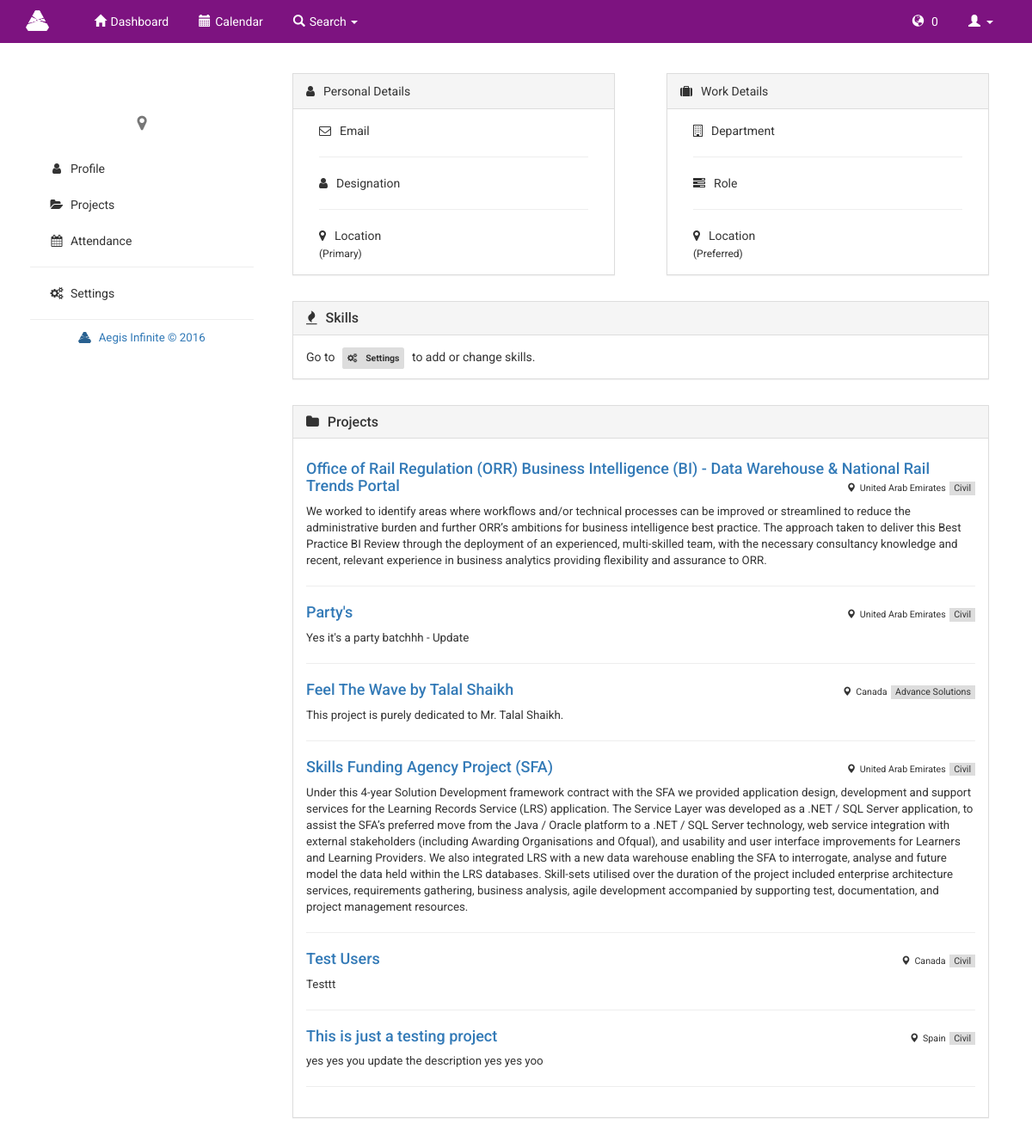
/index.php/employee, run on the app's committed database.
### tables this page shows
CREATE TABLE `projects` (
  `projectID` int(11) NOT NULL,
  `title` varchar(255) NOT NULL,
  `description` text NOT NULL,
  `startDate` date DEFAULT NULL,
  `endDate` date DEFAULT NULL,
  `projectType` varchar(255) NOT NULL,
  `projLocation` varchar(255) NOT NULL,
  `budget` float(15,2) NOT NULL,
  `completion` enum('Ongoing','Completed') NOT NULL
);

### application/controllers/employee.php (called while the page is built, shortened)
<?php
class employee extends CI_Controller {
    function __construct() {
        $this->load->helper(array('url', 'form', 'file'));
        $this->load->library(array('form_validation', 'session'));
        $this->load->database();
        $this->load->model(array('emp_model', 'admin_model'));
    }
    function index() {
        $this->profile();
    }
    function profile() {
        $id = $this->session->userdata('userID');
        $username = $this->session->userdata('username');
        $data['userID'] = $id;
        $data['username'] = $username;
        $data['email'] = $this->session->userdata('email');
        $data['fname'] = $this->session->userdata('fname');
        $data['lname'] = $this->session->userdata('lname');
        $data['role'] = $this->session->userdata('role');
        $data['sector'] = $this->session->userdata('sector');
        $data['location'] = $this->session->userdata('location');
        $data['skillName'] = $this->session->userdata('skillName');
        $data['percentage'] = $this->session->userdata('percentage');
        $data['designation'] = $this->session->userdata('designation');
        $data['plocation'] = $this->session->userdata('plocation');
        $data['availability'] = $this->session->userdata('availability');
        $data['results'] = $this->emp_model->view_skills($username);
        $data['proj'] = $this->emp_model->my_project($username);
        $data['pics'] = $this->emp_model->get_image($username);
        $data['notif'] = $this->admin_model->get_alert($id);
        $data['count_notif'] = $this->emp_model->count_notif($id, 'request_temp', 'userID');
        $this->load->view('employee/profile/profile', $data);
    }
}

### index.php (called while the page is built, shortened)
<?php
require_once BASEPATH.'core/CodeIgniter.php';

### application/models/emp_model.php (called while the page is built, shortened)
<?php
class emp_model extends CI_Model {
    function view_skills($username) {
        $this->db->select('*');
        $this->db->from('users u');
        $this->db->join('users_skills e', 'e.userID = u.userID', 'left');
        $this->db->join('skills s', 's.skillsID = e.skillsID', 'left');
        $this->db->where('u.username', $username);
        $this->db->order_by('e.percentage', 'desc');
        $this->db->limit('5');
        $query = $this->db->get();
        $result = $query->result_array();
        if ($query->num_rows() != 0) {
            return $result;
        } else {
            return false;
        }
    }
    function my_project($username) {
        $this->db->select('*');
        $this->db->from('projects p');
        $this->db->join('projects_users e', 'e.projectID = p.projectID', 'left');
        $this->db->join('users u', 'u.userID = e.userID', 'left');
        $this->db->where('u.username', $username);
        $this->db->order_by('p.projectID', 'desc');
        $this->db->group_by('p.projectID');
        $query = $this->db->get();
        $result = $query->result_array();
        if ($query->num_rows() >= 0) {
            return $result;
        } else {
            return $result;
        }
    }
    function get_image($username) {
        $this->db->select('*');
        $this->db->from('users');
        $this->db->where('username', $username);
        $query = $this->db->get()->result();
        return $query;
    }
    function count_notif($id, $table, $user) {
        $this->db->select('*');
        $this->db->from($table);
        $this->db->where($user, $id);
        return $this->db->count_all_results();
    }
}
?>

### application/views/employee/profile/profile.php (the view, shortened to what this page needs)
<div class="profile container">
    <div class="row">
        <div class="profile-content col-md-9">
            <div class="col-md-6">
                <div class="panel panel-default">
                    <div class="panel-heading"><i class="fa fa-user"></i>Personal Details
                    </div>
                    <div class="panel-body">
                        <div class="col-sm-5"><i class="fa fa-envelope-o"></i>Email</div>
                        <div class="col-sm-7"><?php echo $email; ?></div>
                        <div class="col-sm-12"><hr></div>
                        <div class="col-sm-5"><i class="fa fa-user"></i>Designation</div>
                        <div class="col-sm-7"><?php echo $designation; ?></div>
                        <div class="col-sm-12"><hr></div>
                        <div class="col-sm-5"><i class="fa fa-map-marker"></i>Location <span style="font-size: 9pt;">(Primary)</span></div>
                        <div class="col-sm-7"><?php echo $location; ?></div>
                    </div>
                </div>
            </div>
            <div class="col-md-6">
                <div class="panel panel-default">
                    <div class="panel-heading">
                        <i class="fa fa-suitcase"></i>Work Details
                    </div>
                    <div class="panel-body">
                        <div class="col-sm-5"><i class="fa fa-building-o"></i>Department</div>
                        <div class="col-sm-7"><?php echo $sector; ?></div>
                        <div class="col-sm-12"><hr></div>
                        <div class="col-sm-5"><i class  ="fa fa-tasks"></i>Role</div>
                        <div class="col-sm-7"><?php echo $role; ?></div>
                        <div class="col-sm-12"><hr></div>
                        <div class="col-sm-5"><i class  ="fa fa-map-marker"></i>Location <span style="font-size: 9pt;">(Preferred)</span></div>
                        <div class="col-sm-7"><?php echo $plocation; ?></div>
                    </div>
                </div>
            </div>
            <div class="col-md-12">
                <div class="panel panel-default">
                    <div class="panel-heading">
                        <h3 class="panel-title"><i class="fa fa-fire"></i>Skills</h3>
                    </div>
                    <div class="panel-body">
                        Go to <span class="label label-add"><i class="fa fa-cogs"></i>Settings</span> to add or change skills.
                    </div>
                </div>
            </div>
            <div class="col-md-12">
                <div class="panel panel-default">
                    <div class="panel-heading">
                        <h3 class="panel-title"><i class="fa fa-folder"></i>Projects</h3>
                    </div>
                    <div class="panel-body">
                        <?php foreach ($proj as $data) { ?>
                            <h4> <a href="<?php echo base_url() . 'employee/view_projects/' . $data['projectID']; ?>"><?php echo $data['title']; ?> </a>
                                <div class="pull-right">
                                    <label class="location"><span class="glyphicon glyphicon-map-marker"></span><?php echo $data['projLocation'] ?></label>
                                    <label class="date"><?php echo $data['projectType'] ?></label>
                                </div>
                            </h4>
                            <p class="desc"><?php echo $data['description']; ?> </p>
                            <hr>
                        <?php } ?>
                    </div>
                </div>
            </div>
        </div>
    </div>
</div>

### css/navbar.css (style rules this page uses)
body { font-family: 'Roboto', sans-serif; }
.label,.glyphicon { margin-right: 5px; margin-left: 5px; }

### css/admin.css (style rules this page uses)
a { text-decoration: none; }
.panel { border-radius: 0px; margin: 15px; }
.panel-heading { border-radius: 0px; }
.panel-heading>.fa { margin-right: 10px; }

### css/profile.css (style rules this page uses)
.profile { margin-bottom: 20px; padding-left: 20px; padding-right: 20px; }
.profile-content .fa { margin-right: 10px; }
.profile-content .panel { border-radius: 0px; }
.profile .col-md-9 { padding-right: 0px; padding-left: 0px; }
p.desc { font-size: 10pt; }
label.location { font-size: 8pt; font-weight: 400; }
label.date { font-size: 8pt; font-weight: 400; background-color: #ddd; padding: 2px 5px; }
.label-add { background-color: #ddd; color: #333; padding: 6px; }

### css/table.css (style rules this page uses)
* { margin: 0; padding: 0; }

### data on the page
projects: title "Office of Rail Regulation (ORR) Business Intelligence (BI) - Data Warehouse & National Rail Trends Portal", projLocation "United Arab Emirates", projectType "Civil", description "We worked to identify areas where workflows and/or technical processes can be improved or streamlined to reduce the administrative burden and further ORR’s ambitions for business intelligence best practice. The approach taken to deliver this Best Practice BI Review through the deployment of an experienced, multi-skilled team, with the necessary consultancy knowledge and recent, relevant experience in business analytics providing flexibility and assurance to ORR."
projects: title "Party's", projLocation "United Arab Emirates", projectType "Civil", description "Yes it's a party batchhh - Update"
projects: title "Feel The Wave by Talal Shaikh", projLocation "Canada", projectType "Advance Solutions", description "This project is purely dedicated to Mr. Talal Shaikh."
projects: title "Skills Funding Agency Project (SFA)", projLocation "United Arab Emirates", projectType "Civil", description "Under this 4-year Solution Development framework contract with the SFA we provided application design, development and support services for the Learning Records Service (LRS) application. The Service Layer was developed as a .NET / SQL Server application, to assist the SFA’s preferred move from the Java / Oracle platform to a .NET / SQL Server technology, web service integration with external stakeholders (including Awarding Organisations and Ofqual), and usability and user interface improvements for Learners and Learning Providers. We also integrated LRS with a new data warehouse enabling the SFA to interrogate, analyse and future model the data held within the LRS databases. Skill-sets…"
projects: title "Test Users", projLocation "Canada", projectType "Civil", description "Testtt"
projects: title "This is just a testing project", projLocation "Spain", projectType "Civil", description "yes yes you update the description yes yes yoo"

### other printed values
$count_notif "0"
